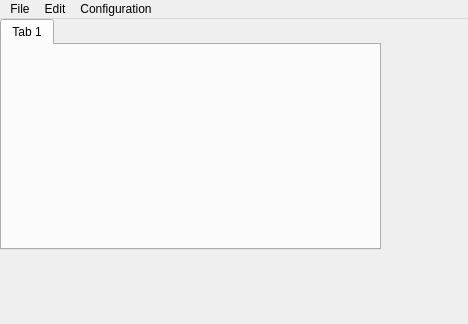
<?xml version="1.0" encoding="UTF-8"?>
<ui version="4.0">
 <class>MainWindow</class>
 <widget class="QMainWindow" name="MainWindow">
  <property name="geometry">
   <rect>
    <x>0</x>
    <y>0</y>
    <width>468</width>
    <height>324</height>
   </rect>
  </property>
  <property name="windowTitle">
   <string>MainWindow</string>
  </property>
  <widget class="QWidget" name="centralwidget">
   <property name="minimumSize">
    <size>
     <width>309</width>
     <height>0</height>
    </size>
   </property>
   <widget class="QTabWidget" name="tabWidget">
    <property name="geometry">
     <rect>
      <x>0</x>
      <y>0</y>
      <width>381</width>
      <height>231</height>
     </rect>
    </property>
    <widget class="QWidget" name="tab">
     <attribute name="title">
      <string>Tab 1</string>
     </attribute>
    </widget>
   </widget>
  </widget>
  <widget class="QMenuBar" name="menubar">
   <property name="geometry">
    <rect>
     <x>0</x>
     <y>0</y>
     <width>468</width>
     <height>22</height>
    </rect>
   </property>
   <widget class="QMenu" name="menuFile">
    <property name="title">
     <string>File</string>
    </property>
    <addaction name="actionSave"/>
    <addaction name="actionSave_as"/>
    <addaction name="separator"/>
   </widget>
   <widget class="QMenu" name="menuEdit">
    <property name="title">
     <string>Edit</string>
    </property>
   </widget>
   <widget class="QMenu" name="menuConfiguration">
    <property name="title">
     <string>Configuration</string>
    </property>
   </widget>
   <addaction name="menuFile"/>
   <addaction name="menuEdit"/>
   <addaction name="menuConfiguration"/>
  </widget>
  <action name="actionSave">
   <property name="text">
    <string>Save</string>
   </property>
  </action>
  <action name="actionSave_as">
   <property name="text">
    <string>Save as</string>
   </property>
  </action>
 </widget>
 <resources/>
 <connections/>
</ui>
